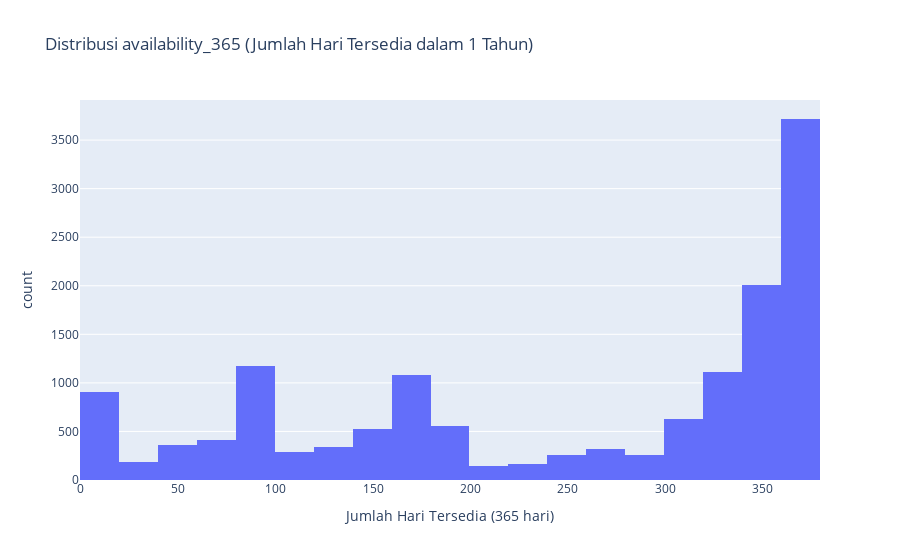
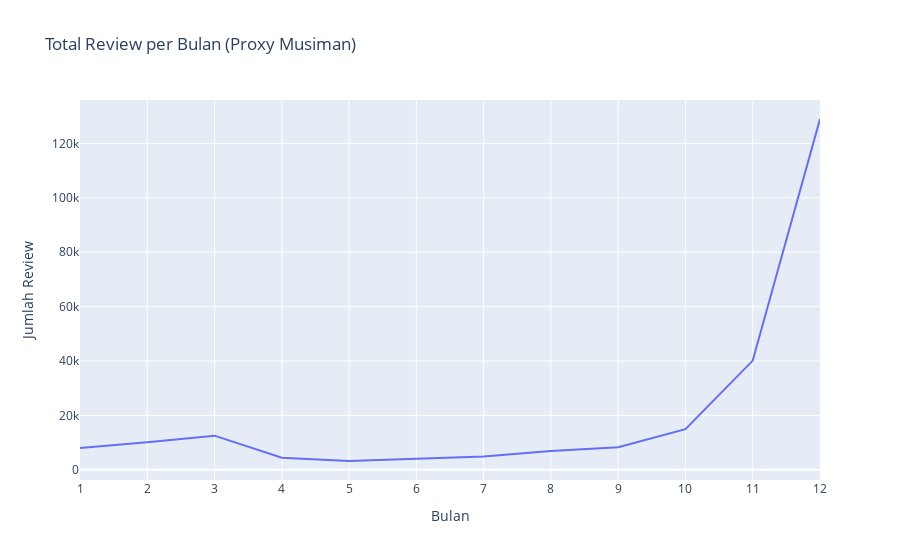

The notebook cell these images were saved under, in order:
### Markdown cell above
#### Pola Musiman

### Code cell
# Analisis Ketersediaan Musiman (Seasonal Availability)

# 1. Distribusi availability_365 (berapa hari listing tersedia dalam setahun)
fig = px.histogram(
    df, 
    x='availability_365', 
    nbins=30, 
    title='Distribusi availability_365 (Jumlah Hari Tersedia dalam 1 Tahun)',
    labels={'availability_365': 'Jumlah Hari Tersedia (365 hari)'}
)
fig.show()

# 2. Jika kolom last_review tersedia, gunakan sebagai proxy musim
if df['last_review'].notna().sum() > 0:
    # Ekstrak bulan dari tanggal review terakhir
    df['bulan_review'] = df['last_review'].dt.month
    
    # Hitung total review per bulan
    review_bulanan = (
        df.groupby('bulan_review')['number_of_reviews']
        .sum()
        .reset_index()
    )
    
    # Visualisasi tren review bulanan (proxy seasonality)
    fig = px.line(
        review_bulanan, 
        x='bulan_review', 
        y='number_of_reviews',
        title='Total Review per Bulan (Proxy Musiman)',
        labels={'bulan_review': 'Bulan', 'number_of_reviews': 'Jumlah Review'}
    )
    fig.update_xaxes(dtick=1)
    fig.show()
else:
    print('Data last_review tidak tersedia untuk analisis musiman.')

### Figure 1 — Plotly figure (JSON) as saved in the notebook; plotly's stock layout.template omitted (floating-point values rounded to 4 significant figures; data arrays with more than 128 entries replaced by an {"elided": "..."} marker saying what was removed)
{"data": [{"bingroup": "x", "hovertemplate": "Jumlah Hari Tersedia (365 hari)=%{x}<br>count=%{y}<extra></extra>", "legendgroup": "", "marker": {"color": "#636efa", "pattern": {"shape": ""}}, "name": "", "nbinsx": 30, "orientation": "v", "showlegend": false, "type": "histogram", "x": {"elided": "14440 int values"}, "xaxis": "x", "yaxis": "y"}], "layout": {"barmode": "relative", "legend": {"tracegroupgap": 0}, "title": {"text": "Distribusi availability_365 (Jumlah Hari Tersedia dalam 1 Tahun)"}, "xaxis": {"anchor": "y", "domain": [0, 1], "title": {"text": "Jumlah Hari Tersedia (365 hari)"}}, "yaxis": {"anchor": "x", "domain": [0, 1], "title": {"text": "count"}}}}

### Figure 2 — Plotly figure (JSON) as saved in the notebook; plotly's stock layout.template omitted (floating-point values rounded to 4 significant figures)
{"data": [{"hovertemplate": "Bulan=%{x}<br>Jumlah Review=%{y}<extra></extra>", "legendgroup": "", "line": {"color": "#636efa", "dash": "solid"}, "marker": {"symbol": "circle"}, "mode": "lines", "name": "", "orientation": "v", "showlegend": false, "type": "scatter", "x": [1.0, 2.0, 3.0, 4.0, 5.0, 6.0, 7.0, 8.0, 9.0, 10.0, 11.0, 12.0], "xaxis": "x", "y": [8052, 10118, 12561, 4461, 3241, 4012, 4930, 6899, 8273, 14922, 40154, 128961], "yaxis": "y"}], "layout": {"legend": {"tracegroupgap": 0}, "title": {"text": "Total Review per Bulan (Proxy Musiman)"}, "xaxis": {"anchor": "y", "domain": [0, 1], "dtick": 1, "title": {"text": "Bulan"}}, "yaxis": {"anchor": "x", "domain": [0, 1], "title": {"text": "Jumlah Review"}}}}
